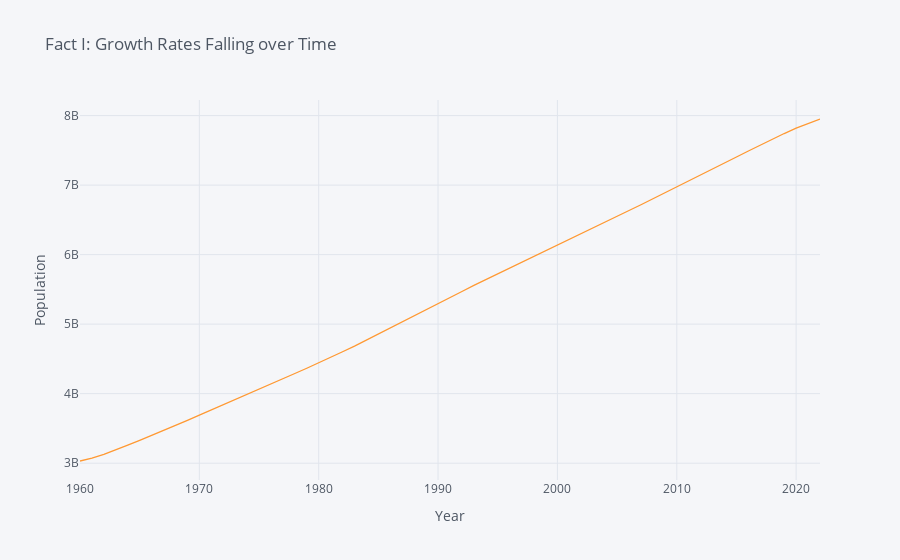

The cell this chart's notebook holds for it:
### Code cell
# Useful arguments to pass include xTitle, yTitle, Title
world.iplot(title="Fact I: Growth Rates Falling over Time",xTitle='Year',yTitle='Population')
